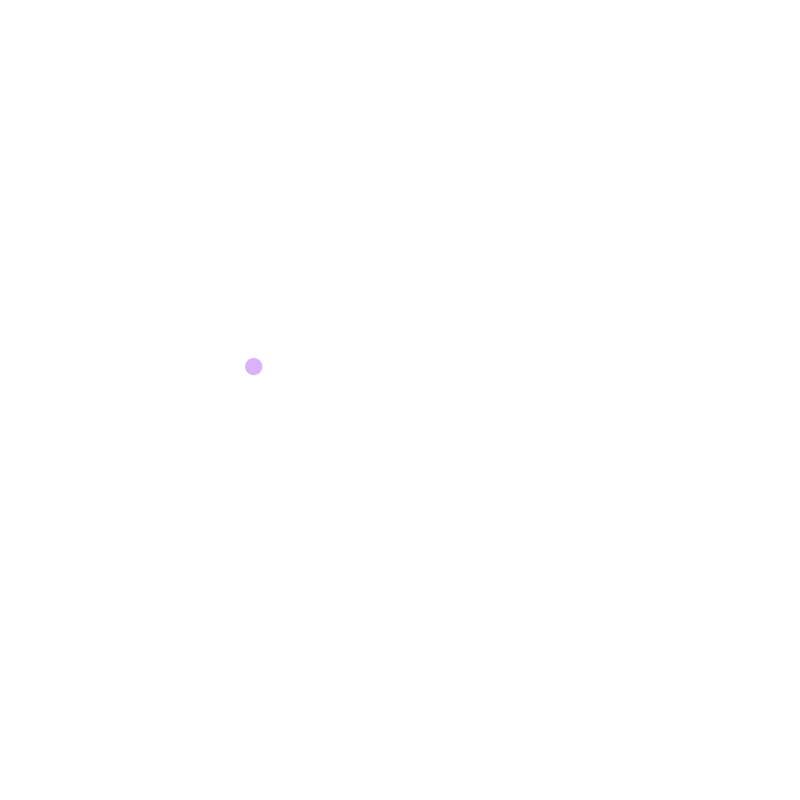
Frame 1 (no input)
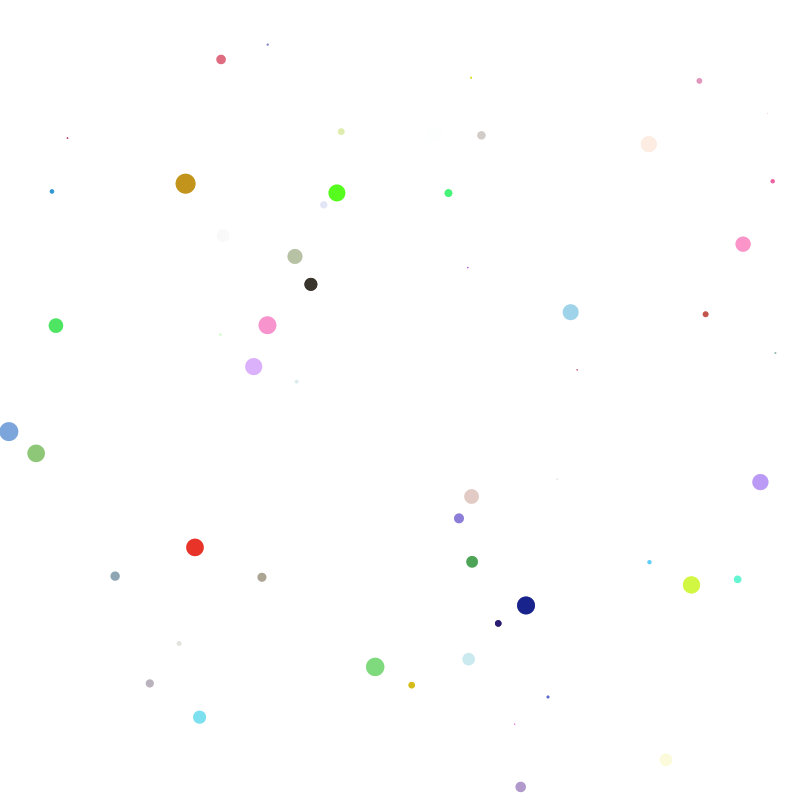
Frame 60 (the mouse pressed at the canvas centre just before this capture)
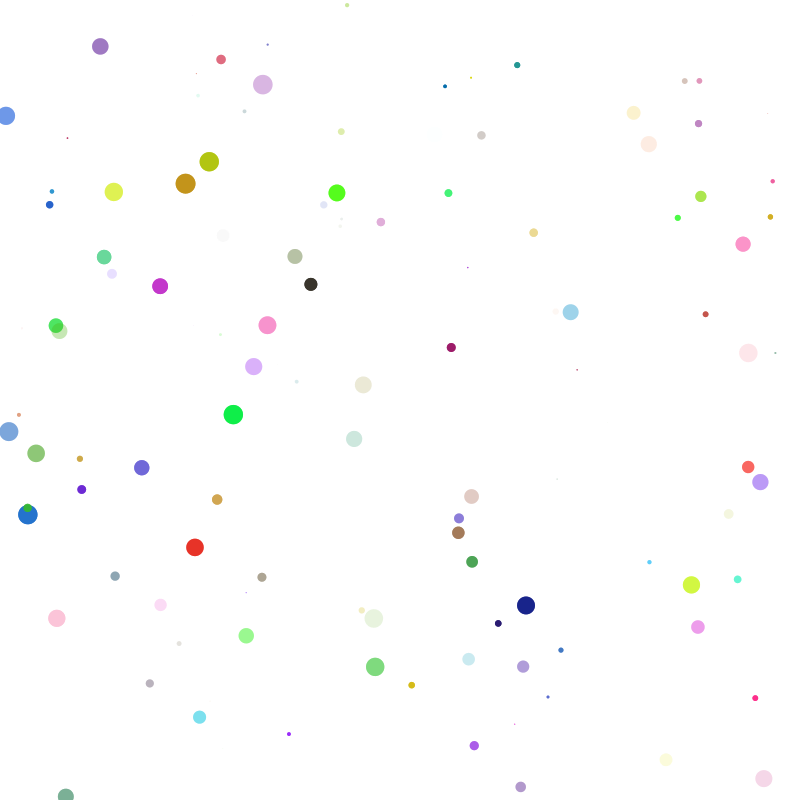
Frame 120 (the mouse held since frame 60 and released just before this capture)

The Processing sketch that drew these frames (run headless with seeded random() and noise(); from frame 60 on, the mouse is pressed at the canvas centre):

// Processing sketch: kapitel_4_eksempel_4_7
// ── kapitel_4_eksempel_4_7.pde
float r;
float g;
float b;
float a;

float diam;
float x;
float y;

void setup() {
  size(800, 800);
  background(255);
}

void draw() {
  
  r = random(255);
  g = random(255);
  b = random(255);
  a = random(255);
  diam = random(20);
  x = random(width);
  y = random(height);
  
  //use values to draw an ellipse
  noStroke();
  fill(r, g, b, a);
  ellipse(x, y, diam, diam);

  
  //use those variables to draw an ellipse
  noStroke();
  fill(r, g, b, a);
  ellipse(x, y, diam, diam);
}
